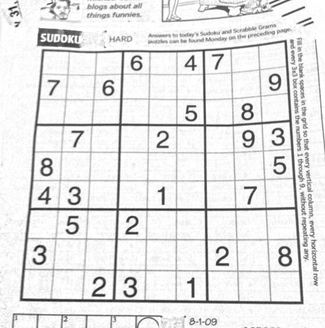
#> input picture hw3/sudoku.png, 325 x 328 px, shrunk from 558 x 563 before the run; the run also reads 2 pictures not shown here
$ jupyter execute --allow-errors hw3.ipynb   (shell and % lines are left out)   (older library calls are emulated)
#> lines starting #> are read from the running program, lines starting #| are printed output that depends on the picture
#> further down, img is the input picture: shape (328, 325) float64; min 0.137, max 1, mean 0.899
### hw3/panorama.py
"""
CS131 - Computer Vision: Foundations and Applications
Assignment 3
Author: Donsuk Lee (donlee90@stanford.edu)
Date created: 09/2017
Last modified: 09/27/2018
Python Version: 3.5+
"""

import numpy as np
from skimage import filters
from skimage.feature import corner_peaks
from skimage.util.shape import view_as_blocks
from scipy.spatial.distance import cdist
from scipy.ndimage.filters import convolve

from utils import pad, unpad, get_output_space, warp_image


def harris_corners(img, window_size=3, k=0.04):
    """
    Compute Harris corner response map. Follow the math equation
    R=Det(M)-k(Trace(M)^2).

    Hint:
        You may use the function scipy.ndimage.filters.convolve,
        which is already imported above.

    Args:
        img: Grayscale image of shape (H, W)
        window_size: size of the window function
        k: sensitivity parameter

    Returns:
        response: Harris response image of shape (H, W)
    """
#> called with window_size = 3, k = 0.04

    H, W = img.shape
    window = np.ones((window_size, window_size))

    response = np.zeros((H, W))

    dx = filters.sobel_v(img)
    dy = filters.sobel_h(img)

    ### YOUR CODE HERE
    dx2, dy2, dxdy = dx ** 2, dy ** 2, dx * dy
    mx2 = convolve(dx2, window, mode='constant')
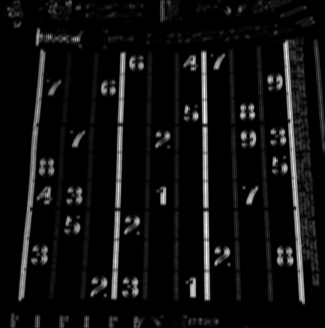
#> mx2: shape (328, 325) float64; min 0, max 3.55, mean 0.224; drawn with min black and max white
    my2 = convolve(dy2, window, mode='constant')
    mxy = convolve(dxdy, window, mode='constant')
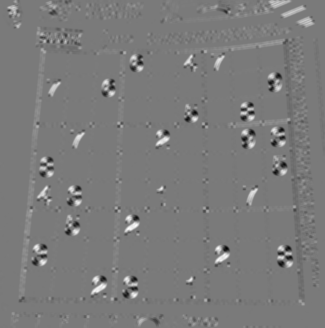
#> mxy: shape (328, 325) float64; min -1.33, max 1.45, mean 0.0111; drawn with min black and max white
    response = (mx2 * my2 - mxy ** 2) - k * (mx2 + my2) ** 2
    ### END YOUR CODE

    return response


def simple_descriptor(patch):
    """
    Describe the patch by normalizing the image values into a standard
    normal distribution (having mean of 0 and standard deviation of 1)
    and then flattening into a 1D array.

    The normalization will make the descriptor more robust to change
    in lighting condition.

    Hint:
        If a denominator is zero, divide by 1 instead.

    Args:
        patch: grayscale image patch of shape (H, W)

    Returns:
        feature: 1D array of shape (H * W)
    """

    ### YOUR CODE HERE
    mean = patch.mean()
    std = patch.std()
    std = std if std else 1
    feature = ((patch - mean) / std).reshape(-1)
    ### END YOUR CODE
    return feature


def describe_keypoints(image, keypoints, desc_func, patch_size=16):
    """
    Args:
        image: grayscale image of shape (H, W)
        keypoints: 2D array containing a keypoint (y, x) in each row
        desc_func: function that takes in an image patch and outputs
            a 1D feature vector describing the patch
        patch_size: size of a square patch at each keypoint

    Returns:
        desc: array of features describing the keypoints
    """

    image.astype(np.float32)
    desc = []

    for i, kp in enumerate(keypoints):
        y, x = kp
        patch = image[y-(patch_size//2):y+((patch_size+1)//2),
                      x-(patch_size//2):x+((patch_size+1)//2)]
        desc.append(desc_func(patch))
    return np.array(desc)


def match_descriptors(desc1, desc2, threshold=0.5):
    """
    Match the feature descriptors by finding distances between them. A match is formed
    when the distance to the closest vector is much smaller than the distance to the
    second-closest, that is, the ratio of the distances should be smaller
    than the threshold. Return the matches as pairs of vector indices.

    Hint:
        The Numpy functions np.sort, np.argmin, np.asarray might be useful

    Args:
        desc1: an array of shape (M, P) holding descriptors of size P about M keypoints
        desc2: an array of shape (N, P) holding descriptors of size P about N keypoints

    Returns:
        matches: an array of shape (Q, 2) where each row holds the indices of one pair
        of matching descriptors
    """
    matches = []

    N = desc1.shape[0]
    dists = cdist(desc1, desc2)

    ### YOUR CODE HERE
    matches = np.concatenate([np.arange(N).reshape(-1, 1), np.argmin(dists, axis=1).reshape(-1, 1)], axis=1)
    d = np.sort(dists, axis=1)
    matches = matches[d[:, 0] / d[:, 1] < threshold]
    ### END YOUR CODE

    return matches


def fit_affine_matrix(p1, p2):
    """ Fit affine matrix such that p2 * H = p1

    Hint:
        You can use np.linalg.lstsq function to solve the problem.

    Args:
        p1: an array of shape (M, P)
        p2: an array of shape (M, P)

    Return:
        H: a matrix of shape (P, P) that transform p2 to p1.
    """

    assert (p1.shape[0] == p2.shape[0]),\
        'Different number of points in p1 and p2'
    p1 = pad(p1)
    p2 = pad(p2)

    ### YOUR CODE HERE
    H = np.linalg.lstsq(p2, p1, rcond=None)[0]
    ### END YOUR CODE

    # Sometimes numerical issues cause least-squares to produce the last
    # column which is not exactly [0, 0, 1]
    H[:,2] = np.array([0, 0, 1])
    return H


def ransac(keypoints1, keypoints2, matches, n_iters=200, threshold=20):
    """
    Use RANSAC to find a robust affine transformation

        1. Select random set of matches
        2. Compute affine transformation matrix
        3. Compute inliers
        4. Keep the largest set of inliers
        5. Re-compute least-squares estimate on all of the inliers

    Args:
        keypoints1: M1 x 2 matrix, each row is a point
        keypoints2: M2 x 2 matrix, each row is a point
        matches: N x 2 matrix, each row represents a match
            [index of keypoint1, index of keypoint 2]
        n_iters: the number of iterations RANSAC will run
        threshold: the number of threshold to find inliers

    Returns:
        H: a robust estimation of affine transformation from keypoints2 to
        keypoints 1
    """
    # Copy matches array, to avoid overwriting it
    orig_matches = matches.copy()
    matches = matches.copy()

    N = matches.shape[0]
    print(N)
    n_samples = int(N * 0.2)

    matched1 = pad(keypoints1[matches[:,0]])
    matched2 = pad(keypoints2[matches[:,1]])

    max_inliers = np.zeros(N)
    n_inliers = 0

    # RANSAC iteration start
    ### YOUR CODE HERE
    for _ in range(n_iters):
        indices = np.random.choice(N, n_samples, replace=False)
        s1, s2 = matched1[indices], matched2[indices]
        H = np.linalg.lstsq(s2, s1, rcond=None)[0]
        H[:,2] = np.array([0, 0, 1])
        curr_inliers = np.sqrt(((matched2.dot(H) - matched1) ** 2).sum(axis=-1)) < threshold
        curr_n_inliers = curr_inliers.sum()
        if curr_n_inliers > n_inliers:
            max_inliers, n_inliers = curr_inliers, curr_n_inliers
    H = np.linalg.lstsq(matched2[max_inliers], matched1[max_inliers], rcond=None)[0]
    H[:,2] = np.array([0, 0, 1])
    ### END YOUR CODE
    print(H)
    return H, orig_matches[max_inliers]


def hog_descriptor(patch, pixels_per_cell=(8,8)):
    """
    Ref: http://lear.inrialpes.fr/people/triggs/pubs/Dalal-cvpr05.pdf

    Generating hog descriptor by the following steps:

    1. Compute the gradient image in x and y directions (already done for you)
    2. Compute gradient histograms for each cell
    3. Flatten block of histograms into a 1D feature vector
        Here, we treat the entire patch of histograms as our block
    4. Normalize flattened block
        Normalization makes the descriptor more robust to lighting variations

    Args:
        patch: grayscale image patch of shape (H, W)
        pixels_per_cell: size of a cell with shape (M, N)

    Returns:
        block: 1D patch descriptor array of shape ((H*W*n_bins)/(M*N))
    """
    assert (patch.shape[0] % pixels_per_cell[0] == 0),\
                'Heights of patch and cell do not match'
    assert (patch.shape[1] % pixels_per_cell[1] == 0),\
                'Widths of patch and cell do not match'

    n_bins = 9
    degrees_per_bin = 180 // n_bins

    Gx = filters.sobel_v(patch)
    Gy = filters.sobel_h(patch)

    # Unsigned gradients
    G = np.sqrt(Gx**2 + Gy**2)
    theta = (np.arctan2(Gy, Gx) * 180 / np.pi) % 180

    # Group entries of G and theta into cells of shape pixels_per_cell, (M, N)
    #   G_cells.shape = theta_cells.shape = (H//M, W//N)
    #   G_cells[0, 0].shape = theta_cells[0, 0].shape = (M, N)
    G_cells = view_as_blocks(G, block_shape=pixels_per_cell)
    theta_cells = view_as_blocks(theta, block_shape=pixels_per_cell)
    rows = G_cells.shape[0]
    cols = G_cells.shape[1]

    # For each cell, keep track of gradient histrogram of size n_bins
    cells = np.zeros((rows, cols, n_bins))

    # Compute histogram per cell
    ### YOUR CODE HERE
    lower_bins = ((theta_cells // degrees_per_bin - (theta_cells % degrees_per_bin <= degrees_per_bin / 2)) % n_bins).astype(int)
    upper_bins = ((lower_bins + 1) % n_bins).astype(int)
    lower_weights = ((degrees_per_bin / 2 - theta_cells % degrees_per_bin) % degrees_per_bin) / degrees_per_bin
    upper_weights = 1 - lower_weights
    indices = np.indices((rows, cols, pixels_per_cell[0], pixels_per_cell[1]))
    i, j = indices[0].reshape(-1), indices[1].reshape(-1)
    np.add.at(cells, (i, j, lower_bins.reshape(-1)), (lower_weights * G_cells).reshape(-1))
    np.add.at(cells, (i, j, upper_bins.reshape(-1)), (upper_weights * G_cells).reshape(-1))
    block = cells.reshape(-1)
    block /= np.linalg.norm(block)
    ### YOUR CODE HERE

    return block


def linear_blend(img1_warped, img2_warped):
    """
    Linearly blend img1_warped and img2_warped by following the steps:

    1. Define left and right margins (already done for you)
    2. Define a weight matrices for img1_warped and img2_warped
        np.linspace and np.tile functions will be useful
    3. Apply the weight matrices to their corresponding images
    4. Combine the images

    Args:
        img1_warped: Refernce image warped into output space
        img2_warped: Transformed image warped into output space

    Returns:
        merged: Merged image in output space
    """
    out_H, out_W = img1_warped.shape # Height and width of output space
    img1_mask = (img1_warped != 0)  # Mask == 1 inside the image
    img2_mask = (img2_warped != 0)  # Mask == 1 inside the image

    # Find column of middle row where warped image 1 ends
    # This is where to end weight mask for warped image 1
    right_margin = out_W - np.argmax(np.fliplr(img1_mask)[out_H//2, :].reshape(1, out_W), 1)[0]

    # Find column of middle row where warped image 2 starts
    # This is where to start weight mask for warped image 2
    left_margin = np.argmax(img2_mask[out_H//2, :].reshape(1, out_W), 1)[0]

    ### YOUR CODE HERE
    weight1 = np.ones_like(img1_warped)
    weight2 = np.ones_like(img2_warped)
    if left_margin < right_margin:
        n = right_margin - left_margin + 1
        weight1[:, left_margin:right_margin + 1] = np.linspace(1, 0, n)
        weight2[:, left_margin:right_margin + 1] = np.linspace(0, 1, n)
    merged = weight1 * img1_warped + weight2 * img2_warped
    overlap = img1_mask + img2_mask
    merged /= np.maximum(overlap, 1)
    ### END YOUR CODE

    return merged


# [52 lines left out: function stitch_multiple_images, not called in this run]

### hw3/utils.py
import numpy as np
from scipy.ndimage import affine_transform

# Functions to convert points to homogeneous coordinates and back
pad = lambda x: np.hstack([x, np.ones((x.shape[0], 1))])
unpad = lambda x: x[:,:-1]

def plot_matches(ax, image1, image2, keypoints1, keypoints2, matches,
                 keypoints_color='k', matches_color=None, only_matches=False):
    """Plot matched features.
    Parameters
    ----------
    ax : matplotlib.axes.Axes
        Matches and image are drawn in this ax.
    image1 : (N, M [, 3]) array
        First grayscale or color image.
    image2 : (N, M [, 3]) array
        Second grayscale or color image.
    keypoints1 : (K1, 2) array
        First keypoint coordinates as ``(row, col)``.
    keypoints2 : (K2, 2) array
        Second keypoint coordinates as ``(row, col)``.
    matches : (Q, 2) array
        Indices of corresponding matches in first and second set of
        descriptors, where ``matches[:, 0]`` denote the indices in the first
        and ``matches[:, 1]`` the indices in the second set of descriptors.
    keypoints_color : matplotlib color, optional
        Color for keypoint locations.
    matches_color : matplotlib color, optional
        Color for lines which connect keypoint matches. By default the
        color is chosen randomly.
    only_matches : bool, optional
        Whether to only plot matches and not plot the keypoint locations.
    """

    image1.astype(np.float32)
    image2.astype(np.float32)

    new_shape1 = list(image1.shape)
    new_shape2 = list(image2.shape)

    if image1.shape[0] < image2.shape[0]:
        new_shape1[0] = image2.shape[0]
    elif image1.shape[0] > image2.shape[0]:
        new_shape2[0] = image1.shape[0]

    if image1.shape[1] < image2.shape[1]:
        new_shape1[1] = image2.shape[1]
    elif image1.shape[1] > image2.shape[1]:
        new_shape2[1] = image1.shape[1]

    if new_shape1 != image1.shape:
        new_image1 = np.zeros(new_shape1, dtype=image1.dtype)
        new_image1[:image1.shape[0], :image1.shape[1]] = image1
        image1 = new_image1

    if new_shape2 != image2.shape:
        new_image2 = np.zeros(new_shape2, dtype=image2.dtype)
        new_image2[:image2.shape[0], :image2.shape[1]] = image2
        image2 = new_image2

    image = np.concatenate([image1, image2], axis=1)

    offset = image1.shape

    if not only_matches:
        ax.scatter(keypoints1[:, 1], keypoints1[:, 0],
                   facecolors='none', edgecolors=keypoints_color)
        ax.scatter(keypoints2[:, 1] + offset[1], keypoints2[:, 0],
                   facecolors='none', edgecolors=keypoints_color)

    ax.imshow(image, interpolation='nearest', cmap='gray')
    ax.axis((0, 2 * offset[1], offset[0], 0))

    for i in range(matches.shape[0]):
        idx1 = matches[i, 0]
        idx2 = matches[i, 1]

        if matches_color is None:
            color = np.random.rand(3)
        else:
            color = matches_color

        ax.plot((keypoints1[idx1, 1], keypoints2[idx2, 1] + offset[1]),
                (keypoints1[idx1, 0], keypoints2[idx2, 0]),
'-', color=color)


def get_output_space(img_ref, imgs, transforms):
    """
    Args:
        img_ref: reference image
        imgs: images to be transformed
        transforms: list of affine transformation matrices. transforms[i] maps
            points in imgs[i] to the points in img_ref
    Returns:
        output_shape
    """

    assert (len(imgs) == len(transforms))

    r, c = img_ref.shape
    corners = np.array([[0, 0], [r, 0], [0, c], [r, c]])
    all_corners = [corners]

    for i in range(len(imgs)):
        r, c = imgs[i].shape
        H = transforms[i]
        corners = np.array([[0, 0], [r, 0], [0, c], [r, c]])
        warped_corners = corners.dot(H[:2,:2]) + H[2,:2]
        all_corners.append(warped_corners)

    # Find the extents of both the reference image and the warped
    # target image
    all_corners = np.vstack(all_corners)

    # The overall output shape will be max - min
    corner_min = np.min(all_corners, axis=0)
    corner_max = np.max(all_corners, axis=0)
    output_shape = (corner_max - corner_min)

    # Ensure integer shape with np.ceil and dtype conversion
    output_shape = np.ceil(output_shape).astype(int)
    offset = corner_min

    return output_shape, offset

def warp_image(img, H, output_shape, offset):

    # Note about affine_transfomr function:
    # Given an output image pixel index vector o,
    # the pixel value is determined from the input image at position
    # np.dot(matrix,o) + offset.
    Hinv = np.linalg.inv(H)
    m = Hinv.T[:2,:2]
    b = Hinv.T[:2,2]
    img_warped = affine_transform(img.astype(np.float32),
                                  m, b+offset,
                                  output_shape,
                                  cval=-1)

    return img_warped

### hw3/hw3.ipynb
# Homework 3

This assignment covers the Harris corner detector, RANSAC and the HOG descriptor for panorama stitching.

[cell 1]
# Setup
import numpy as np
from skimage import filters
from skimage.feature import corner_peaks
from skimage.io import imread
import matplotlib.pyplot as plt
from time import time

from __future__ import print_function

plt.rcParams['figure.figsize'] = (15.0, 12.0) # set default size of plots
plt.rcParams['image.interpolation'] = 'nearest'
plt.rcParams['image.cmap'] = 'gray'

# for auto-reloading extenrnal modules

## Introduction: Panorama Stitching
Panorama stitching is an early success of computer vision. Matthew Brown and David G. Lowe published a famous [panoramic image stitching paper](http://matthewalunbrown.com/papers/ijcv2007.pdf) in 2007. Since then, automatic panorama stitching technology has been widely adopted in many applications such as Google Street View, panorama photos on smartphones,
and stitching software such as Photosynth and AutoStitch.

In this assignment, we will detect and match keypoints from multiple images to build a single panoramic image. This will involve several tasks:
1. Use Harris corner detector to find keypoints.
2. Build a descriptor to describe each point in an image. <br>
   Compare two sets of descriptors coming from two different images and find matching keypoints.
3. Given a list of matching keypoints, use least-squares method to find the affine transformation matrix that maps points in one image to another.
4. Use RANSAC to give a more robust estimate of affine transformation matrix. <br>
   Given the transformation matrix, use it to transform the second image and overlay it on the first image, forming a panorama.
5. Implement a different descriptor (HOG descriptor) and get another stitching result.

## Part 1 Harris Corner Detector (20 points)

In this section, you are going to implement Harris corner detector for keypoint localization. Review the lecture slides on Harris corner detector to understand how it works. The Harris detection algorithm can be divide into the following steps:
1. Compute $x$ and $y$ derivatives ($I_x, I_y$) of an image
2. Compute products of derivatives ($I_x^2, I_y^2, I_{xy}$) at each pixel
3. Compute matrix $M$ at each pixel, where

$$
M = \sum_{x,y} w(x,y)
    \begin{bmatrix}
        I_{x}^2 & I_{x}I_{y} \\
        I_{x}I_{y} & I_{y}^2
    \end{bmatrix}
$$

4. Compute corner response $R=Det(M)-k(Trace(M)^2)$ at each pixel
5. Output corner response map $R(x,y)$

Step 1 is already done for you in the function **`harris_corners`** in `panorama.py`. Complete the function implementation and run the code below.

*-Hint: You may use the function `scipy.ndimage.filters.convolve`, which is already imported in `panoramy.py`*

[cell 2]
from panorama import harris_corners

img = imread('sudoku.png', as_grey=True)

# Compute Harris corner response
response = harris_corners(img)

# Display corner response
plt.subplot(1,2,1)
plt.imshow(response)
plt.axis('off')
plt.title('Harris Corner Response')

plt.subplot(1,2,2)
plt.imshow(imread('solution_harris.png', as_grey=True))
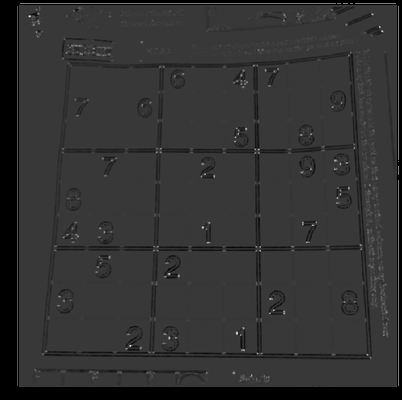
#> input picture hw3/solution_harris.png, 402 x 400 px, shrunk from 690 x 687 before the run
plt.axis('off')
plt.title('Harris Corner Solution')

plt.show()

Once you implement the Harris detector correctly, you will be able to see small bright blobs around the corners of the sudoku grids and letters in the output corner response image. The function `corner_peaks` from `skimage.feature` performs non-maximum suppression to take local maxima of the response map and localize keypoints.

[cell 3]
# Perform non-maximum suppression in response map
# and output corner coordiantes
corners = corner_peaks(response, threshold_rel=0.01)
#> corners = 1037 pairs, first value 1 to 326, second value 9 to 317

# Display detected corners
plt.imshow(img)
plt.scatter(corners[:,1], corners[:,0], marker='x')
plt.axis('off')
plt.title('Detected Corners')
plt.show()

## Part 2 Describing and Matching Keypoints (20 points)

We are now able to localize keypoints in two images by running the Harris corner detector independently on them. Next question is, how do we determine which pair of keypoints come from corresponding locations in those two images? In order to *match* the detected keypoints, we must come up with a way to *describe* the keypoints based on their local appearance. Generally, each region around detected keypoint locations is converted into  a fixed-size vectors called *descriptors*.

### Part 2.1 Creating Descriptors (10 points)

In this section, you are going to implement the **`simple_descriptor`** function, where each keypoint is described by the normalized intensity of a small patch around it.

[cell 4]
from panorama import harris_corners

img1 = imread('uttower1.jpg', as_grey=True)
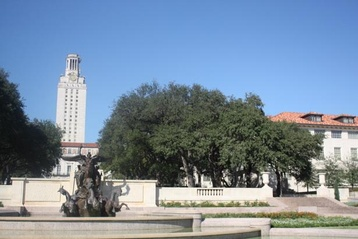
#> input picture hw3/uttower1.jpg, 358 x 239 px, shrunk from 615 x 410 before the run
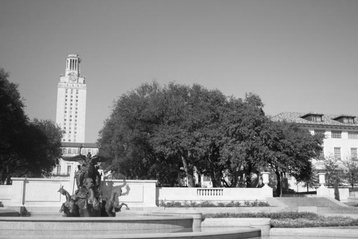
#> img1: shape (239, 358) float64; min 0.00364, max 0.999, mean 0.539
img2 = imread('uttower2.jpg', as_grey=True)
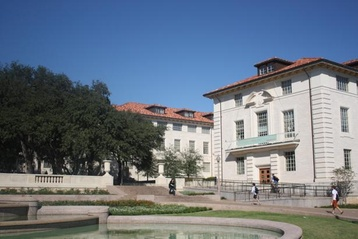
#> input picture hw3/uttower2.jpg, 358 x 239 px, shrunk from 615 x 410 before the run
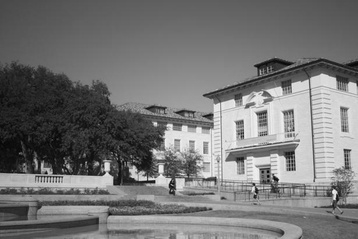
#> img2: shape (239, 358) float64; min 0.0117, max 0.969, mean 0.461

# Detect keypoints in two images
keypoints1 = corner_peaks(harris_corners(img1, window_size=3),
                          threshold_rel=0.05,
                          exclude_border=8)
#> call 2 of harris_corners, with window_size = 3, k = 0.04
#> in harris_corners (call 2), `dx2, dy2, dxdy = dx ** 2, dy ** 2, dx * dy`:
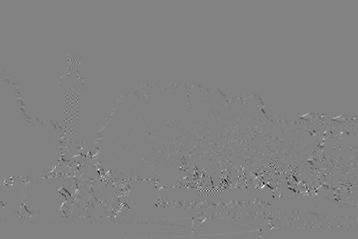
#> dxdy: shape (239, 358) float64; min -0.333, max 0.318, mean -0.000263; drawn with min black and max white
#> in harris_corners (call 2), `my2 = convolve(dy2, window, mode='constant')`:
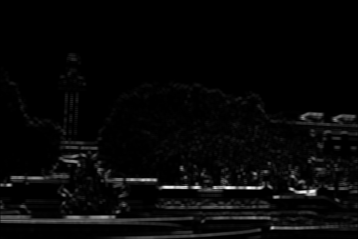
#> my2: shape (239, 358) float64; min 6.93e-33, max 3.42, mean 0.104; drawn with min black and max white
#> in harris_corners (call 2), `response = (mx2 * my2 - mxy ** 2) - k * (mx2 + my2) ** 2`:
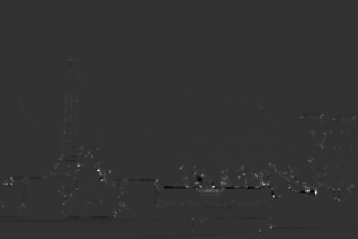
#> response: shape (239, 358) float64; min -0.549, max 2.22, mean 0.00382; drawn with min black and max white
#> keypoints1 = 219 pairs, first value 60 to 230, second value 11 to 349
keypoints2 = corner_peaks(harris_corners(img2, window_size=3),
                          threshold_rel=0.05,
                          exclude_border=8)
#> (the rest of the program and of its run is left out)
